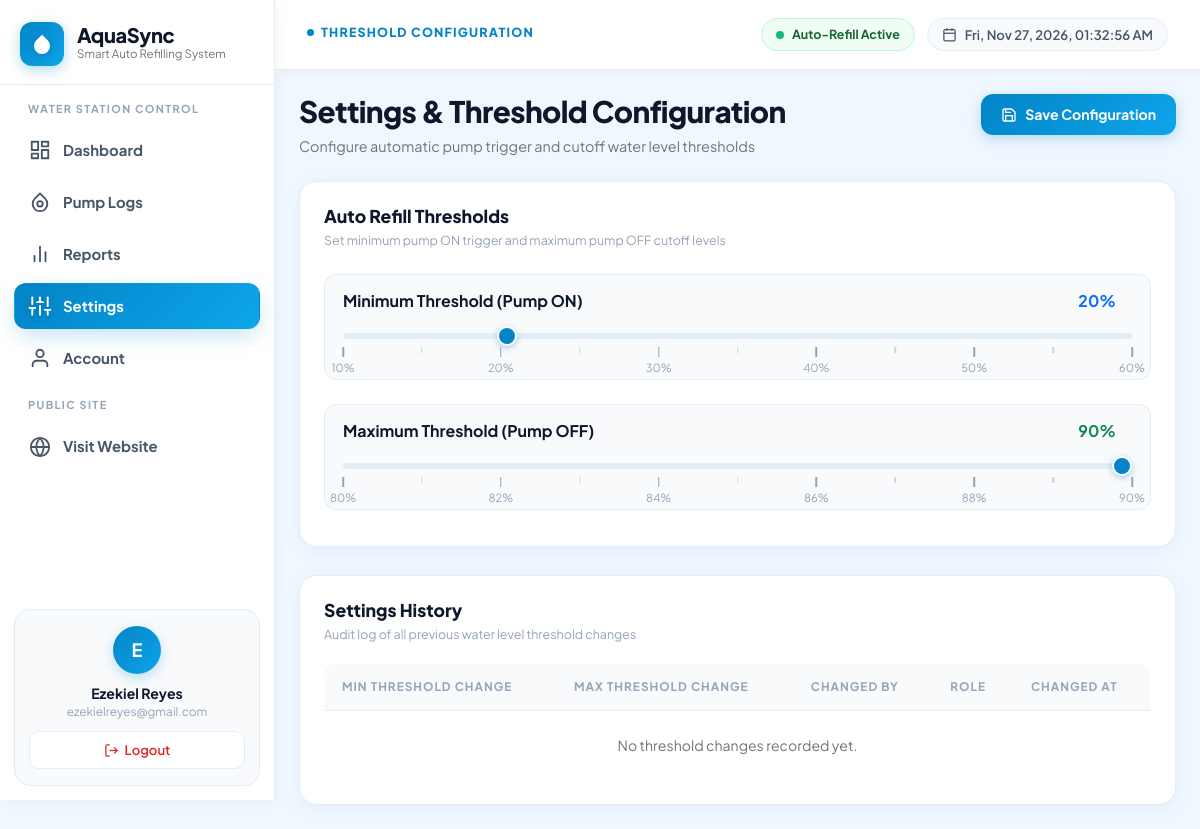
/index.php?page=settings (signed in), run on an earlier commit of the app's database.
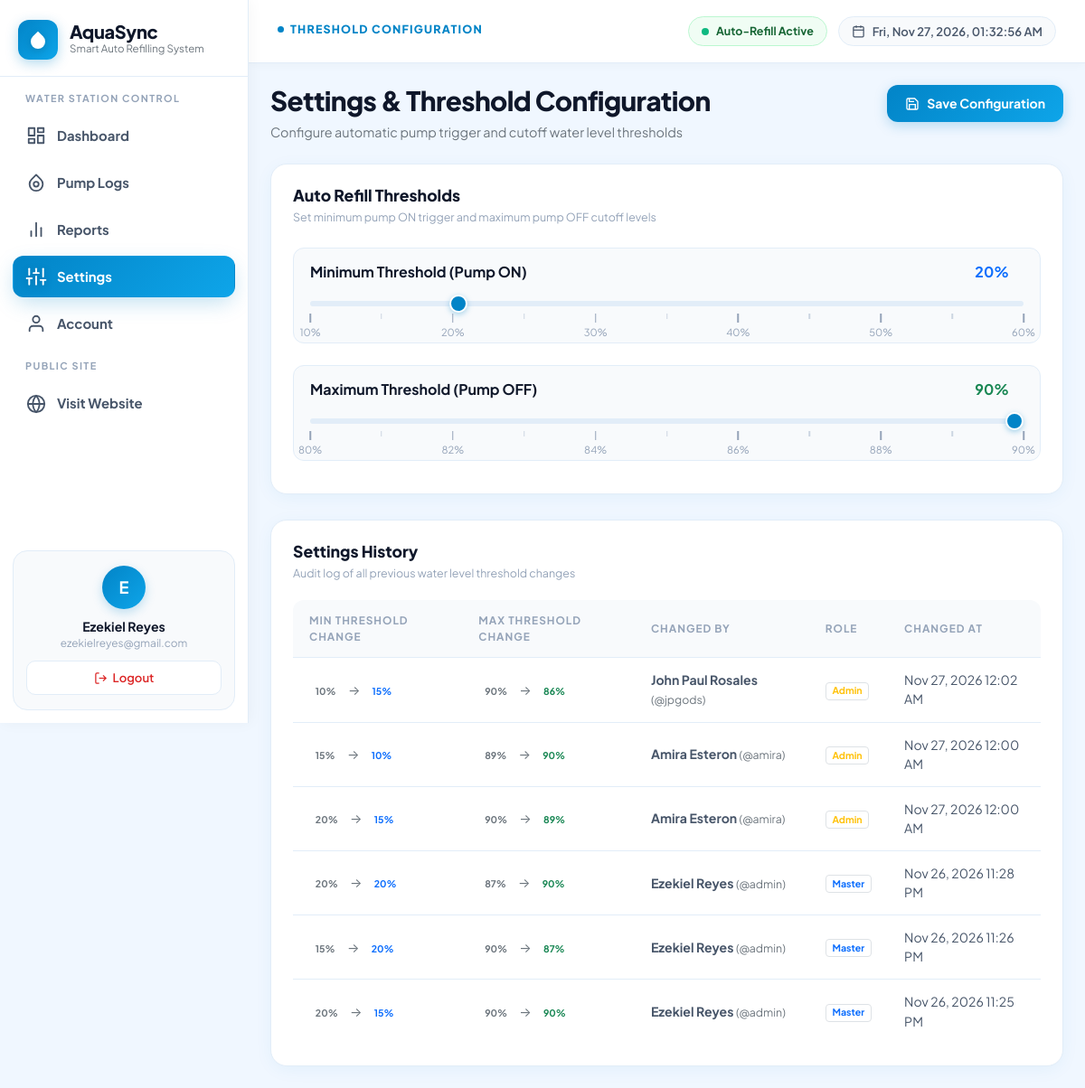
And on a later commit of the database.
### tables this page shows
CREATE TABLE `users` (
  `user_id` int(11) NOT NULL,
  `role` varchar(20) NOT NULL,
  `first_name` varchar(25) NOT NULL,
  `last_name` varchar(25) NOT NULL,
  `email` varchar(40) NOT NULL,
  `username` varchar(25) NOT NULL,
  `password` varchar(255) NOT NULL,
  `created_at` timestamp NOT NULL DEFAULT current_timestamp()
);

CREATE TABLE `settings_history` (
  `history_id` int(11) NOT NULL,
  `setting_id` int(11) NOT NULL,
  `old_min_threshold` int(11) NOT NULL,
  `old_max_threshold` int(11) NOT NULL,
  `new_min_threshold` int(11) NOT NULL,
  `new_max_threshold` int(11) NOT NULL,
  `changed_by` int(11) DEFAULT NULL,
  `changed_at` timestamp NOT NULL DEFAULT current_timestamp()
);

### pages/settings.php (the view, shortened to what the rows shown need)
<section id="tab-settings" class="tab-section <?= ($page === 'settings') ? 'active' : '' ?>">
    <div class="section-header-row mb-4">
        <div>
            <h1 class="section-main-heading">Settings &amp; Threshold Configuration</h1>
        </div>
    </div>
    <div class="row g-4 mt-1">
        <div class="col-12">
            <div class="white-panel">
                <div class="table-responsive">
                    <table class="modern-table">
                        <thead>
                            <tr>
                                <th>Min Threshold Change</th>
                                <th>Max Threshold Change</th>
                                <th>Changed By</th>
                                <th>Role</th>
                                <th>Changed At</th>
                            </tr>
                        </thead>
                        <tbody id="settingsHistoryTableBody">
                            <?php if (!empty($settings_history_rows)): ?>
                                <?php foreach ($settings_history_rows as $h):
                                    $hName = trim(($h['first_name'] ?? '') . ' ' . ($h['last_name'] ?? ''));
                                    $hUsername = $h['username'] ?? null;
                                    $hRole = isset($h['role']) ? strtolower(trim($h['role'])) : null;
                                    $hTime = !empty($h['changed_at']) ? date('M d, Y h:i A', strtotime($h['changed_at'])) : '—';
                                ?>
                                <tr>
                                    <td>
                                        <span class="badge bg-secondary-subtle text-secondary fw-semibold"><?= (int)$h['old_min_threshold'] ?>%</span>
                                        <span class="text-muted mx-1">&rarr;</span>
                                        <span class="badge bg-primary-subtle text-primary fw-bold"><?= (int)$h['new_min_threshold'] ?>%</span>
                                    </td>
                                    <td>
                                        <span class="badge bg-secondary-subtle text-secondary fw-semibold"><?= (int)$h['old_max_threshold'] ?>%</span>
                                        <span class="text-muted mx-1">&rarr;</span>
                                        <span class="badge bg-success-subtle text-success fw-bold"><?= (int)$h['new_max_threshold'] ?>%</span>
                                    </td>
                                    <td>
                                        <?php if ($hName !== ''): ?>
                                            <strong><?= htmlspecialchars($hName) ?></strong>
                                            <?php if ($hUsername): ?>
                                                <span class="text-muted small">(@<?= htmlspecialchars($hUsername) ?>)</span>
                                            <?php endif; ?>
                                        <?php else: ?>
                                            <span class="text-muted">System / Unknown</span>
                                        <?php endif; ?>
                                    </td>
                                    <td>
                                        <?php if ($hRole): ?>
                                            <span class="badge <?= ($hRole === 'master') ? 'bg-primary-subtle text-primary border border-primary-subtle' : 'bg-warning-subtle text-warning border border-warning-subtle' ?>">
                                                <?= ($hRole === 'master') ? 'Master' : 'Admin' ?>
                                            </span>
                                        <?php else: ?>
                                            <span class="text-muted">&mdash;</span>
                                        <?php endif; ?>
                                    </td>
                                    <td><?= htmlspecialchars($hTime) ?></td>
                                </tr>
                                <?php endforeach; ?>
                            <?php else: ?>
                                <tr>
                                    <td colspan="5" class="text-center text-muted py-4">No threshold changes recorded yet.</td>
                                </tr>
                            <?php endif; ?>
                        </tbody>
                    </table>
                </div>
            </div>
        </div>
    </div>
</section>

### index.php (shortened to what the rows shown need)
<?php
require_once __DIR__ . '/dbcon.php';
$page = isset($_GET['page']) ? strtolower(trim($_GET['page'])) : 'dashboard';
$current_user_id = (int)($_SESSION['user_id'] ?? 1);
$admin_name = $_SESSION['name'] ?? 'Ezekiel Reyes';
$admin_email = $_SESSION['email'] ?? 'ezekielreyes@gmail.com';
$settings_history_rows = [];
if ($db_connected && $conn) {
    $user_role_stmt = $conn->prepare("SELECT role, first_name, last_name, email, username FROM users WHERE user_id = ? LIMIT 1");
    if ($user_role_stmt) {
        $user_role_stmt->bind_param("i", $current_user_id);
        $user_role_stmt->execute();
        $ur_res = $user_role_stmt->get_result();
        if ($ur_res && $ur_row = $ur_res->fetch_assoc()) {
            $admin_name = trim(($ur_row['first_name'] ?? '') . ' ' . ($ur_row['last_name'] ?? ''));
            $admin_email = $ur_row['email'] ?? $admin_email;
        }
    }
    $hist_q = $conn->query("
        SELECT h.history_id, h.old_min_threshold, h.old_max_threshold, h.new_min_threshold, h.new_max_threshold, h.changed_at,
               u.first_name, u.last_name, u.username, u.role
        FROM settings_history h
        LEFT JOIN users u ON h.changed_by = u.user_id
        ORDER BY h.changed_at DESC, h.history_id DESC
        LIMIT 50
    ");
    if ($hist_q && $hist_q->num_rows > 0) {
        while ($h_r = $hist_q->fetch_assoc()) {
            $settings_history_rows[] = $h_r;
        }
    }
}
?>
<!DOCTYPE html>
<html lang="en">
<head>
    <link rel="stylesheet" href="bootstrap5/css/bootstrap.min.css">
    <link rel="stylesheet" href="css/style.css?v=<?= time() ?>">
</head>
<body>
    <aside class="sidebar" id="sidebarNav">
            <div class="user-profile-strip">
                <div class="user-avatar-circle" id="sidebarAvatar">
                    <?= strtoupper(substr($admin_name, 0, 1)) ?>
                </div>
                <div class="user-text-details">
                    <span class="user-name-title" id="sidebarUserName"><?= htmlspecialchars($admin_name) ?></span>
                    <span class="user-email-subtitle" id="sidebarUserEmail"><?= htmlspecialchars($admin_email) ?></span>
                </div>
                <button class="user-quick-action-btn" title="Logout" onclick="handleLogout()">
                    <svg width="15" height="15" viewBox="0 0 24 24" fill="none" stroke="currentColor" stroke-width="2">
                        <path d="M9 21H5a2 2 0 0 1-2-2V5a2 2 0 0 1 2-2h4"></path>
                        <polyline points="16 17 21 12 16 7"></polyline>
                        <line x1="21" y1="12" x2="9" y2="12"></line>
                    </svg>
                    <span>Logout</span>
                </button>
            </div>
    </aside>
    <main class="main-wrapper">
        <div class="content-area container-fluid p-3 p-md-4">
            <?php
            require __DIR__ . '/pages/settings.php';
            ?>
        </div>
    </main>
</body>
</html>

What changed in the data, as far as the page shows it:
added settings_history: old_min_threshold "10", new_min_threshold "15", old_max_threshold "90", new_max_threshold "86", changed_by.last_name "John Paul Rosales", changed_by.username "jpgods", shows "Admin", changed_at "Nov 27, 2026 12:02 AM"
added settings_history: old_min_threshold "15", new_min_threshold "10", old_max_threshold "89", new_max_threshold "90", changed_by.last_name "Amira Esteron", changed_by.username "amira", shows "Admin", changed_at "Nov 27, 2026 12:00 AM"
added settings_history: old_min_threshold "20", new_min_threshold "15", old_max_threshold "90", new_max_threshold "89", changed_by.last_name "Amira Esteron", changed_by.username "amira", shows "Admin", changed_at "Nov 27, 2026 12:00 AM"
added settings_history: old_min_threshold "20", new_min_threshold "20", old_max_threshold "87", new_max_threshold "90", changed_by.last_name "Ezekiel Reyes", changed_by.username "admin", shows "Master", changed_at "Nov 26, 2026 11:28 PM"
added settings_history: old_min_threshold "15", new_min_threshold "20", old_max_threshold "90", new_max_threshold "87", changed_by.last_name "Ezekiel Reyes", changed_by.username "admin", shows "Master", changed_at "Nov 26, 2026 11:26 PM"
added settings_history: old_min_threshold "20", new_min_threshold "15", old_max_threshold "90", new_max_threshold "90", changed_by.last_name "Ezekiel Reyes", changed_by.username "admin", shows "Master", changed_at "Nov 26, 2026 11:25 PM"
Also different on the page:
text no longer shown: "No threshold changes recorded yet."
